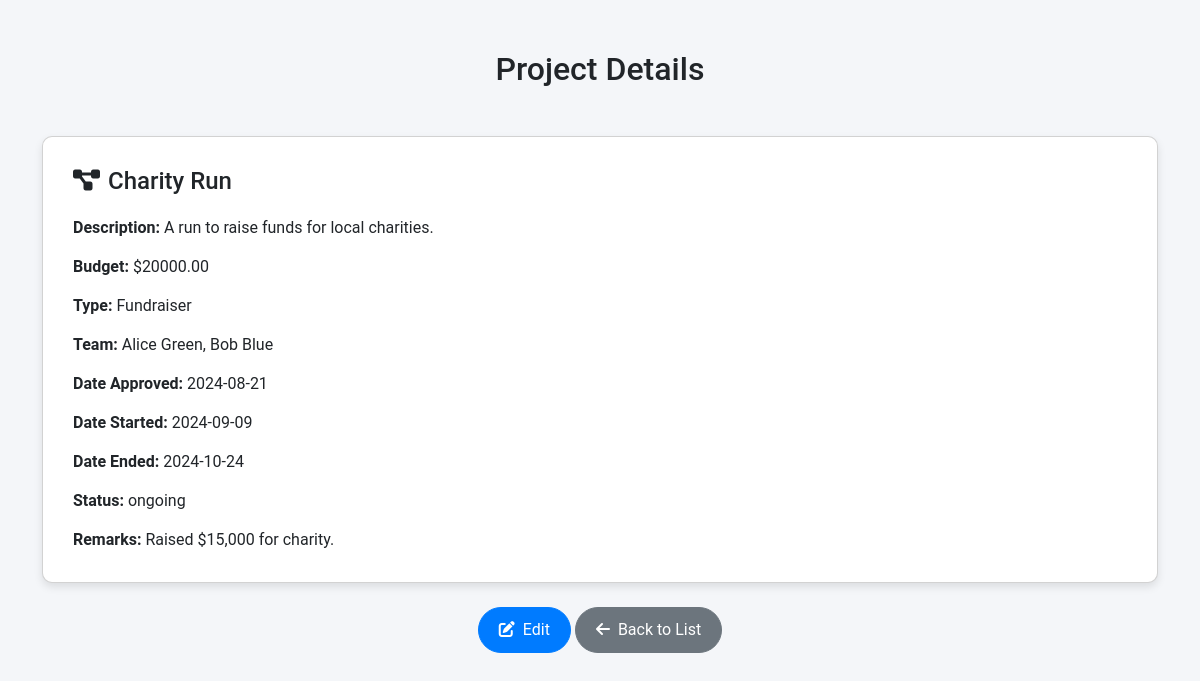
Screenshot of /view.php?id=8 (signed in) with the database file from the repository.
### tables this page shows
CREATE TABLE `projects` (
  `id` int(11) NOT NULL,
  `proj_name` varchar(255) NOT NULL,
  `description` text DEFAULT NULL,
  `budget` decimal(10,2) DEFAULT NULL,
  `type` varchar(100) DEFAULT NULL,
  `team` varchar(255) DEFAULT NULL,
  `date_approved` date DEFAULT NULL,
  `date_started` date DEFAULT NULL,
  `date_ended` date DEFAULT NULL,
  `status` enum('ongoing','stopped','completed') DEFAULT NULL,
  `remarks` text DEFAULT NULL
);

### view.php (the view, shortened to what this page needs)
<?php
$servername = "localhost";
$username = "root";
$password = "";
$dbname = "project";
$conn = new mysqli($servername, $username, $password, $dbname);
$id = $_GET['id'] ?? null;
$sql = "SELECT * FROM projects WHERE id=?";
$stmt = $conn->prepare($sql);
$stmt->bind_param("i", $id);
$stmt->execute();
$result = $stmt->get_result();
if ($result->num_rows > 0) {
    $project = $result->fetch_assoc();
} else {
    echo "Project not found";
    exit;
}
?>
<!DOCTYPE html>
<html lang="en">
<head>
    <link href="https://cdn.jsdelivr.net/npm/bootstrap@5.3.0/dist/css/bootstrap.min.css" rel="stylesheet">
    <link href="https://cdnjs.cloudflare.com/ajax/libs/font-awesome/6.0.0-beta3/css/all.min.css" rel="stylesheet">
</head>
<body>
    <div class="container">
        <h2 class="text-center mb-5">Project Details</h2>
        <div class="card">
            <div class="card-body">
                <h5 class="card-title"><i class="fas fa-project-diagram icon"></i><?php echo htmlspecialchars($project['proj_name']); ?></h5>
                <p class="card-text"><strong>Description:</strong> <?php echo nl2br(htmlspecialchars($project['description'])); ?></p>
                <p class="card-text"><strong>Budget:</strong> $<?php echo htmlspecialchars($project['budget']); ?></p>
                <p class="card-text"><strong>Type:</strong> <?php echo htmlspecialchars($project['type']); ?></p>
                <p class="card-text"><strong>Team:</strong> <?php echo htmlspecialchars($project['team']); ?></p>
                <p class="card-text"><strong>Date Approved:</strong> <?php echo htmlspecialchars($project['date_approved']); ?></p>
                <p class="card-text"><strong>Date Started:</strong> <?php echo htmlspecialchars($project['date_started']); ?></p>
                <p class="card-text"><strong>Date Ended:</strong> <?php echo htmlspecialchars($project['date_ended']); ?></p>
                <p class="card-text"><strong>Status:</strong> <?php echo htmlspecialchars($project['status']); ?></p>
                <p class="card-text"><strong>Remarks:</strong> <?php echo nl2br(htmlspecialchars($project['remarks'])); ?></p>
            </div>
        </div>
       <div class="mt-4 text-center">
    <a href="edit.php?id=<?php echo $project['id']; ?>" id="edit-button" class="btn btn-primary"><i class="fas fa-edit icon"></i>Edit</a>
    <a href="dashboard.php" id="back-button" class="btn btn-secondary"><i class="fas fa-arrow-left icon"></i>Back to List</a>
</div>
    </div>
</body>
</html>

### view.php (style rules this page uses)
body { background-color: #f4f6f9; font-family: 'Roboto', sans-serif; }
.container { margin-top: 50px; }
.card { border-radius: 10px; box-shadow: 0 4px 8px rgba(0, 0, 0, 0.1); }
.card-body { padding: 30px; }
.card-title { font-size: 1.5rem; margin-bottom: 20px; }
.card-text { margin-bottom: 15px; font-size: 1rem; }
.btn { padding: 10px 20px; font-size: 1rem; border-radius: 50px; transition: all 0.3s ease; }
.btn-primary { background-color: #007bff; border-color: #007bff; }
.btn-secondary { background-color: #6c757d; border-color: #6c757d; }
.icon { margin-right: 8px; }

### rows the page displays
projects: proj_name "Charity Run", description "A run to raise funds for local charities.", budget "20000.00", type "Fundraiser", team "Alice Green, Bob Blue", date_approved "2024-08-21", date_started "2024-09-09", date_ended "2024-10-24", status "ongoing", remarks "Raised $15,000 for charity."
